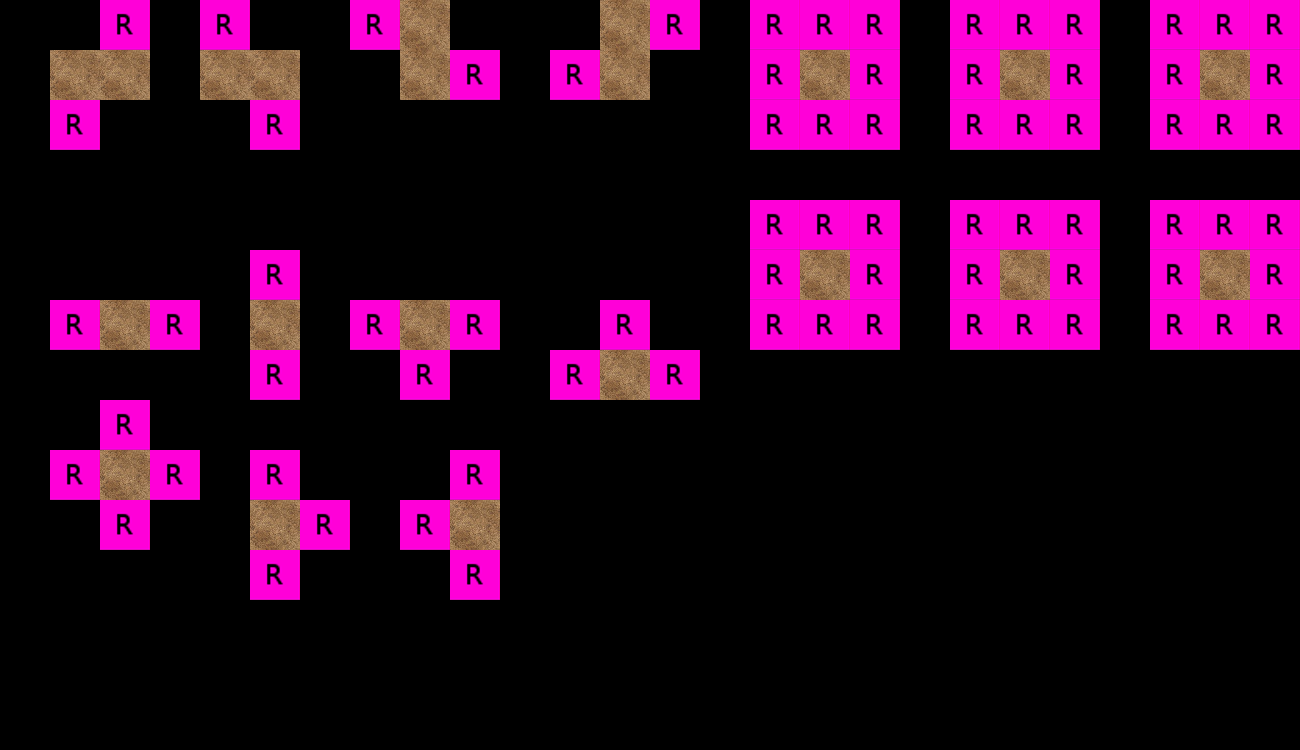

Rendered tile map (Tiled .tmx) drawn with the repository's tilesets; below, a short description and the map source with its tile grids summarised:
An orthogonal 26x15 tile map with 50x50 px tiles, 2 tile layers (Regions, Output_Ground), 2 hidden layers not drawn, 2 tilesets.

<map version="1.0" orientation="orthogonal" width="26" height="15" tilewidth="50" tileheight="50">
 <tileset firstgid="1" name="set_rules" tilewidth="50" tileheight="50">
  <image source="../set_rules.png" width="150" height="150" />
 </tileset>
 <tileset firstgid="10" name="evolution1" tilewidth="50" tileheight="50">
  <image source="../../evolution1.png" width="300" height="500" />
 </tileset>
 <layer name="Regions" width="26" height="15">
  <data>[390 cells, 97 non-empty, 1 distinct tile ids]</data>
 </layer>
 <layer name="Input_Ground" width="26" height="15" visible="0">
  <data>[390 cells, 44 non-empty, 1 distinct tile ids]</data>
 </layer>
 <layer name="Output_Ground" width="26" height="15">
  <data>[390 cells, 21 non-empty, 1 distinct tile ids]</data>
 </layer>
 <layer name="Output_debug" width="26" height="15" visible="0">
  <data>[390 cells, 4 non-empty, 1 distinct tile ids]</data>
 </layer>
</map>
